Frame 1 (no input): blank canvas, image omitted
Frame 60 (no input): blank canvas, image omitted
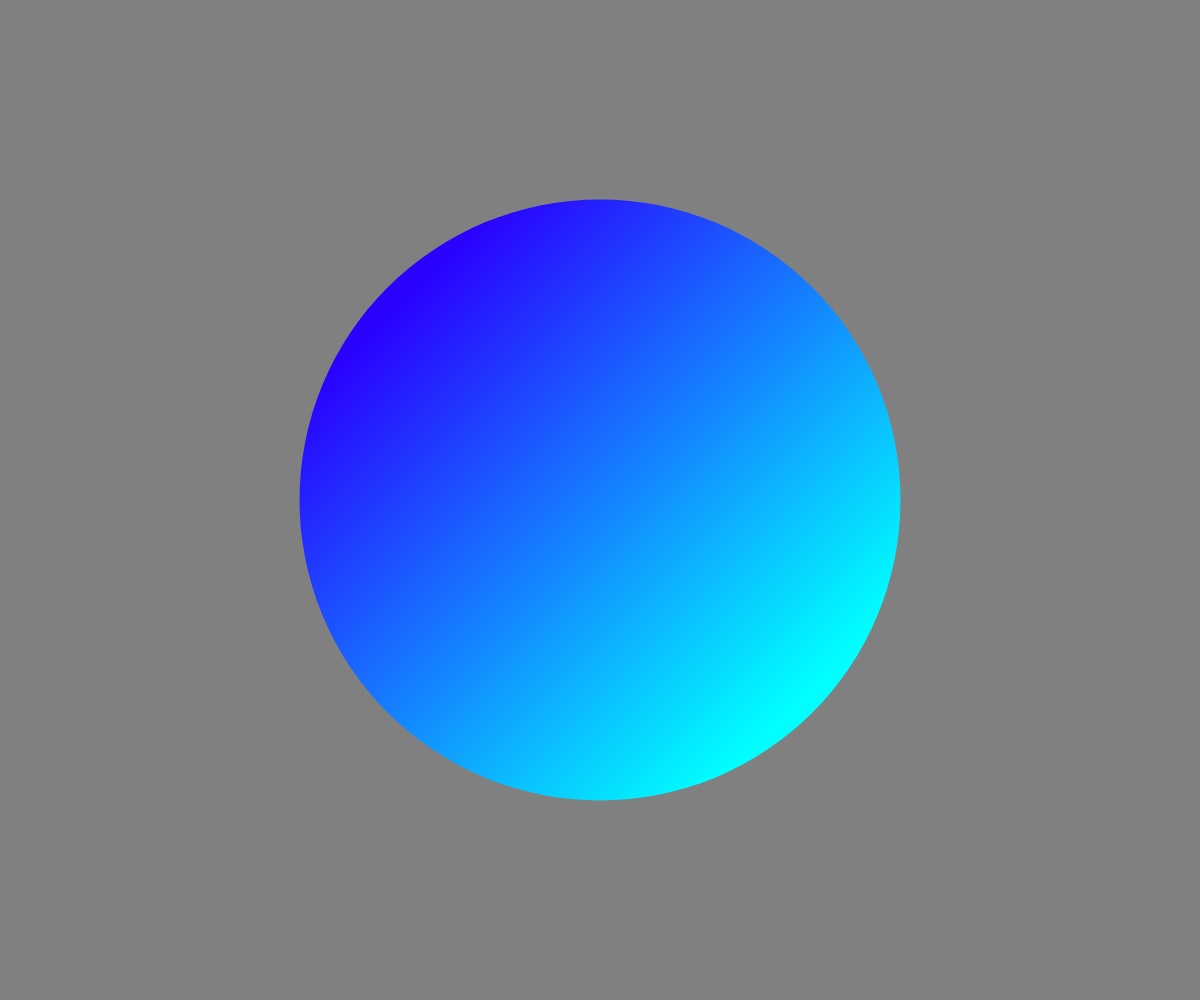
Frame 120 (the mouse pressed at the canvas centre since frame 60)

The p5.js sketch whose frames 1 and 60 were blank and that drew this single picture after the mouse press (run headless with seeded random() and noise() and a simulated clock; from frame 60 on, the mouse is pressed at the canvas centre):

// p5.js sketch
// ── sketch.js
let hue;

function setup(){
  createCanvas(windowWidth, windowHeight);
  angleMode(DEGREES);
  colorMode(HSB, 360, 100, 100, 100);
  rectMode(CENTER);
  noStroke();

}

function draw(){
  let sat = map(mouseY,0,windowHeight,0,100);
  background(0,0,sat);
  hue = map(mouseX, 0, width, 0, 360);
  linearGradient(
    width/2-200, height/2-200, //Start point
    width/2+200, height/2+200, //End point
    color(hue+70, 100, 100, 100), //Start color
    color(hue, 100, 100, 100), //End color
  );
  ellipse(width/2,height/2, mouseX+1,mouseX+1);
  //rect(0, 0, windowWidth, windowHeight);
}

function linearGradient(sX, sY, eX, eY, colorS, colorE){
  let gradient = drawingContext.createLinearGradient(
    sX, sY, eX, eY
  );
  gradient.addColorStop(0, colorS);
  gradient.addColorStop(1, colorE);
  drawingContext.fillStyle = gradient;
}
